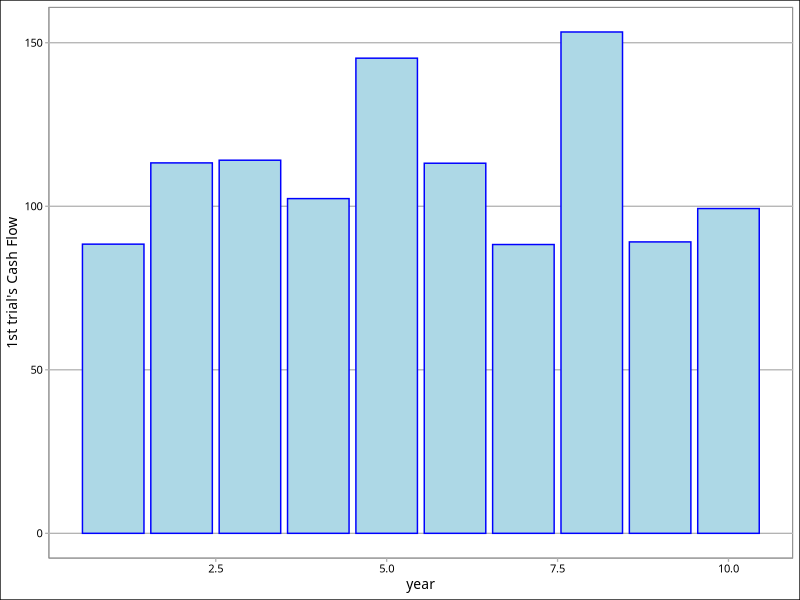
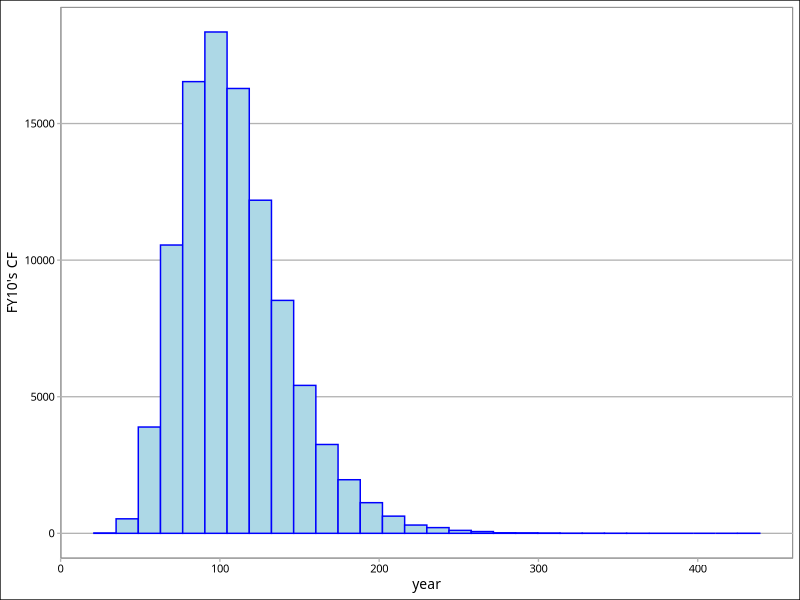
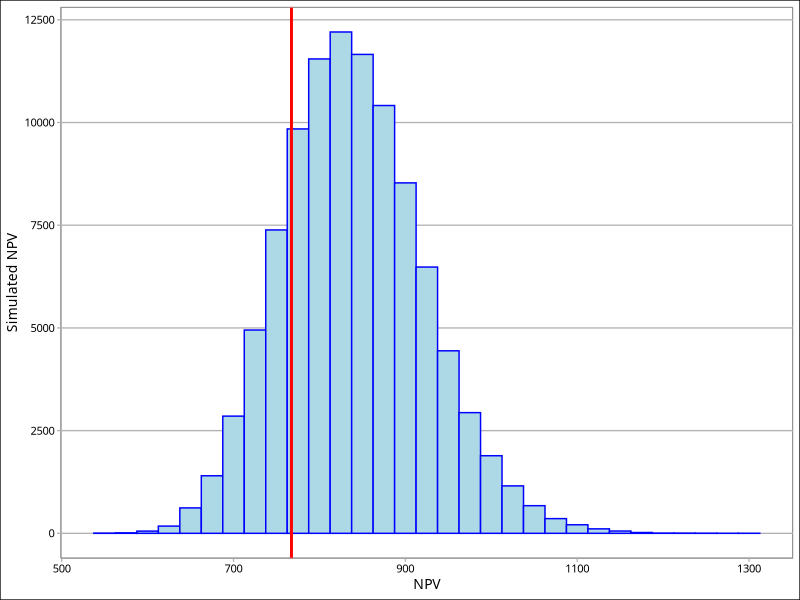

These charts were generated, in order, by the following R code: (Note: this script raises an error after producing the figures.)
library(tidyverse)
library(ggthemes)
library(patchwork)

set.seed(123) # 乱数を固定

# 初期値の設定
year <- 10  # 期間
sigma <- 0.3 # 標準偏差
mu = 0.045 # 平均
r = 0.0 # 割引率 ここでは思い切って0と仮定
samples = 100000# 試行回数 PCが非力なら少なめに

# シミュレーション
CFmat <- matrix(NA_real_,nrow=year,ncol=samples) # 空の10*100000行列
for (m in 1:year){ # シミュレーション
  for (n in 1:samples){
    CFmat[m,n] <- 100 * rlnorm(1,mu,sigma)
  }
}

# データをtidy dataに
CF <- CFmat %>% 
  as_tibble() %>%  # tibble化 
  dplyr::mutate(
    FY = c(1:10) # 年のデータを追加
  ) %>% 
  tidyr::pivot_longer(cols=-FY, names_to = "trial", values_to ="amount")# ワイドをロング

# 図の見た目を設定
mystyle <- list(
theme_calc(base_family = "HiraMaruProN-W4"),
scale_colour_calc()
)

# 試行1回目のCF
CF_V1 <- CF %>% 
  dplyr::filter(trial == "V1") # 第1回試行を抽出
g <- ggplot(CF_V1, aes(x=FY, y=amount)) + geom_bar(stat = "identity",fill="lightblue", colour = "blue")
g <- g + ylab("1st trial's Cash Flow") + xlab("year") + mystyle
print(g)

# ヒストグラム
CF_FY10 <- CF %>% dplyr::filter(FY==10) # 10期の結果10万個のヒストグラム
g2 <- ggplot(CF_FY10, aes(amount)) + geom_histogram(fill="lightblue", colour = "blue") 
g2 <- g2 + ylab("FY10's CF") + xlab("year") + mystyle
print(g2)

# 割引因子の作成
DF <- rep(1,10) # 1を10個
for (t in 1:year) {
  DF[t+1] <- DF[t]*exp(-0.05)
}

# 10年分のCFを割引現在価値に
CF$trial <- as.factor(CF$trial) 
df_NPV <- CF %>% 
  dplyr::group_by(trial) %>% # 試行ごとに以下を計算
  dplyr::mutate(DCF = amount * DF[2:11]) %>%  # 金額にディスカウント・ファクターを乗じる 
  dplyr::summarise(NPV = sum(DCF)) # 試行ごとにDCFを合計しNPVを計算

# 10万回の試行で作られたNPVのヒストグラム
xinter <- sum(100*DF[2:11])
g3 <- ggplot(df_NPV, aes(NPV)) + geom_histogram(binwidth=25,fill="lightblue", colour = "blue")
g3 <- g3 + ylab("Simulated NPV") + mystyle
g3 <- g3 + geom_vline(xintercept=sum(100*DF[2:11]), colour="red", size=1)
print(g3)


# 年ごとの分布
library("ggridges")
g <- ggplot(CF,aes(x=amount, y = FY, fill=FY))
g <- g + geom_density_ridges(aes(point_color=FY, point_fill=FY), alpha = 0.3)
#g <- g + scale_point_color_hue(l = 40) #+ scale_point_size_continuous(range = c(1,10))
g4 <- g   + coord_flip() + mystyle + theme(legend.position = 'none')
print(g4)

